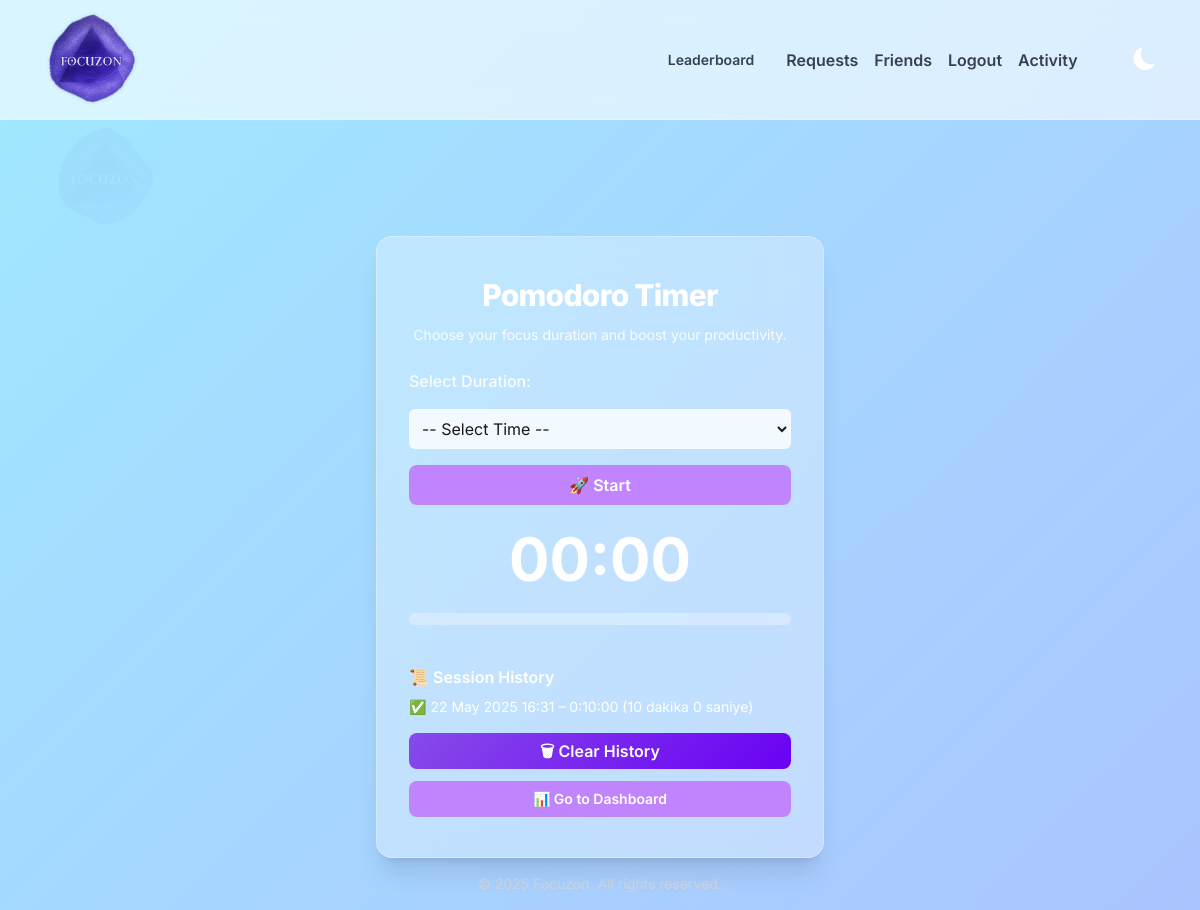
Page /pomodoro/start/ (signed in) on the earlier database version.
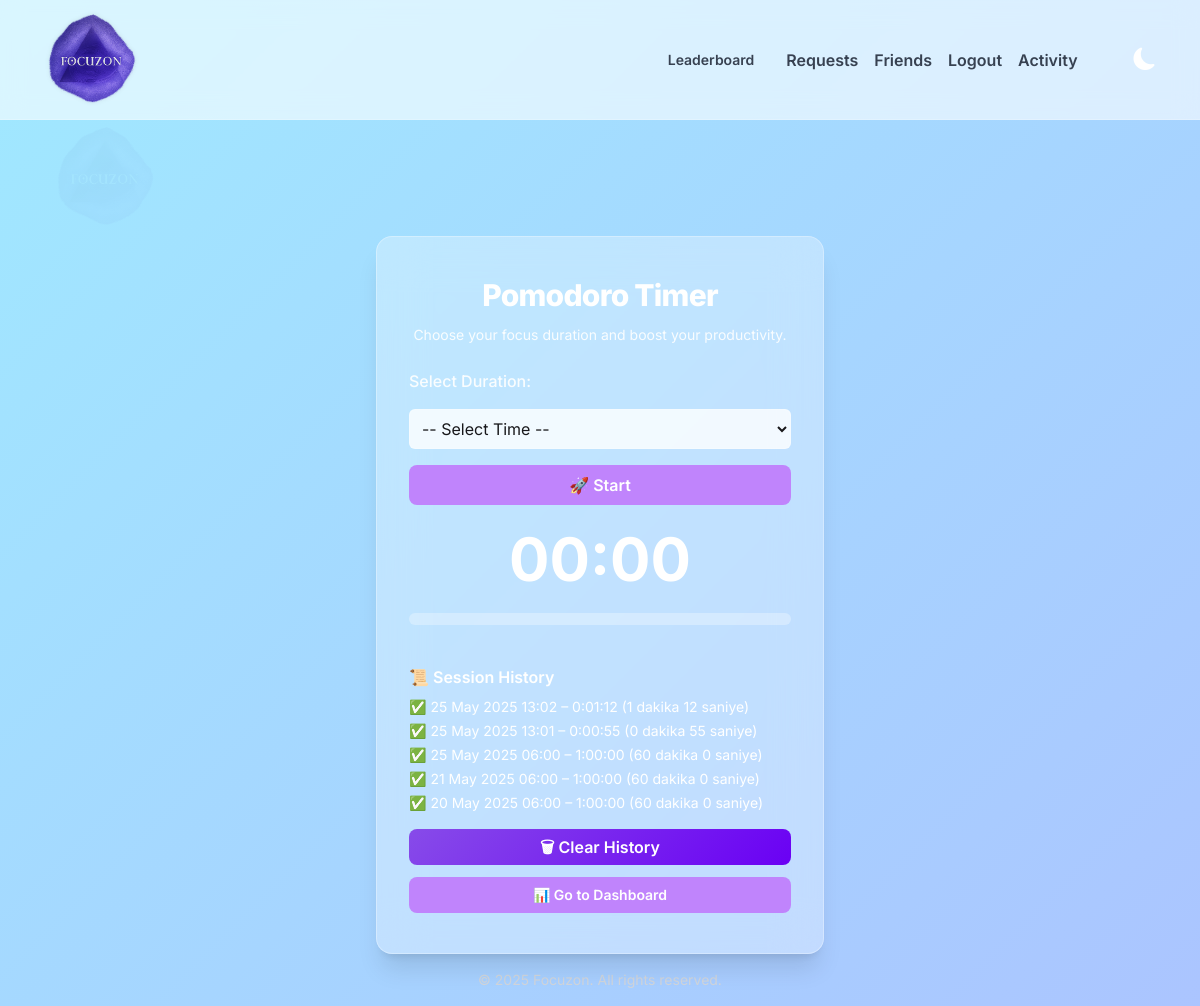
Same page on the later database version.
### pomodoro/models.py (models this page shows, shortened)
class PomodoroSession(models.Model):
    user = models.ForeignKey(settings.AUTH_USER_MODEL, on_delete=models.CASCADE)
    start_time = models.DateTimeField()
    end_time = models.DateTimeField(null=True, blank=True)
    duration = models.DurationField(null=True, blank=True)  # Geçen süre burada saklanıyor
    is_completed = models.BooleanField(default=False)
    def formatted_duration(self):
        if self.duration:
            total_seconds = int(self.duration.total_seconds())
            minutes, seconds = divmod(total_seconds, 60)
            return f"{minutes} dakika {seconds} saniye"
        return "Tamamlanmadı"

### pomodoro/views.py (the view, shortened to what this page needs)
# urls.py: path("start/", views.start_pomodoro, name="start_pomodoro"),
@login_required
def start_pomodoro(request):
    past_sessions = PomodoroSession.objects.filter(user=request.user, is_completed=True).order_by("-start_time")
    active_session = PomodoroSession.objects.filter(user=request.user, is_completed=False).first()
    return render(request, "pomodoro/start_pomodoro.html", {
        "past_sessions": past_sessions,
        "active_session": active_session
    })

### pomodoro/templates/pomodoro/start_pomodoro.html (shortened to what this page needs)
{% extends "base.html" %}
{% load static %}
{% block body_class %}pomodoro-page{% endblock %}
{% block content %}
<div class="mt-24 max-w-md mx-auto bg-white/30 dark:bg-white/10
    border border-white/30
    shadow-xl backdrop-blur-xl rounded-2xl px-8 py-10 text-center">
  <h2 class="text-3xl font-extrabold text-white dark:text-white mb-3 tracking-tight">Pomodoro Timer</h2>
  <p class="text-sm text-white/90 dark:text-zinc-100 mb-6">Choose your focus duration and boost your productivity.</p>
  <form method="POST" id="pomodoro-form" class="text-left space-y-4">
    <label for="id_duration" class="block text-white/90 dark:text-white font-medium">Select Duration:</label>
    <select id="id_duration" name="duration"
      class="w-full rounded-md border border-white/20 dark:border-zinc-600 bg-white/80 dark:bg-zinc-800 text-zinc-900 dark:text-white p-2 focus:outline-none focus:ring-2 focus:ring-purple-400 transition">
      <option value="">-- Select Time --</option>
    </select>
    <button type="button" id="startBtn"
      class="w-full bg-purple-400 hover:bg-purple-500 text-white py-2 px-4 rounded-lg font-semibold transition">🚀 Start</button>
  </form>
  <h2 id="timer" class="text-6xl font-bold text-white dark:text-white mt-6">00:00</h2>
  <div class="mt-6 w-full h-3 bg-white/30 rounded-full overflow-hidden">
  </div>
  <div class="mt-10 text-left text-sm text-white dark:text-white">
    <h3 class="text-base font-semibold mb-2">📜 Session History</h3>
    <ul class="space-y-1">
      {% for session in past_sessions %}
      <li>✅ {{ session.start_time|date:"d M Y H:i" }} – {{ session.duration }} ({{ session.formatted_duration }})</li>
      {% empty %}
      <li>No previous sessions yet.</li>
      {% endfor %}
    </ul>
    <button id="clearSessions"
      class="w-full mt-4 bg-purple-400 hover:bg-purple-500 text-white py-2 px-4 rounded-lg font-semibold transition">🗑 Clear History</button>
    <a href="{% url 'dashboard' %}"
      class="w-full inline-block mt-3 text-center bg-purple-400 hover:bg-purple-500 text-white py-2 px-4 rounded-lg font-semibold transition">📊 Go to Dashboard</a>
  </div>
</div>
{% endblock %}

### accounts/templates/base.html (shortened to what this page needs)
{% load static %}
<!DOCTYPE html>
<html lang="tr" data-theme="light">
  <head>
    <link rel="stylesheet" href="{% static 'css/tailwind-build.css' %}" />
    <link rel="stylesheet" href="{% static 'css/styles.css' %}" />
    <link rel="stylesheet" href="https://cdn.jsdelivr.net/npm/bootstrap-icons@1.11.3/font/bootstrap-icons.css" />
  </head>
  <body class="flex flex-col min-h-screen bg-gradient-to-br from-[#f5f4fa] via-[#e8edff] to-[#dbe6ff] dark:from-gray-900 dark:via-gray-800 dark:to-gray-900 text-gray-800 dark:text-white overflow-x-hidden transition-all duration-300 {% block body_class %}{% endblock %} {{ request.resolver_match.url_name }}-page" data-theme="light">
    <nav class="fixed top-0 w-full h-[120px] backdrop-blur-md bg-white/60 dark:bg-gray-800/50 border-b border-white/20 dark:border-gray-600/40 z-50 px-6 flex items-center justify-between">
      <a href="{% url 'home' %}" class="flex items-center">
        <img src="{% static 'images/focuzon_logo_.png' %}" alt="Focuzon" class="h-[130px] focuzon-navbar-logo" />
      </a>
      <div class="flex items-center gap-4 text-sm md:text-base font-semibold text-gray-700 dark:text-gray-100">
        {% if user.is_authenticated %}
    <a href="{% url 'leaderboard' %}"
       class="px-4 py-2 text-sm font-semibold hover:text-purple-600">
       Leaderboard
    </a>
          <a href="{% url 'pending_requests' %}" class="hover:text-purple-600">Requests</a>
          <a href="{% url 'friend_list' %}" class="hover:text-purple-600">Friends</a>
          <a href="{% url 'logout' %}" class="hover:text-red-500">Logout</a>
          <a href="/pomodoro/friends/activity/" class="hover:text-purple-600">Activity</a>
        {% else %}
          <a href="{% url 'login' %}" class="hover:text-blue-500">Login</a>
          <a href="{% url 'register' %}" class="hover:text-green-500">Register</a>
        {% endif %}
        <button id="theme-toggle" onclick="toggleTheme()" class="text-2xl" aria-label="Toggle Theme">
          <i id="theme-icon" class="bi bi-moon-fill"></i>
        </button>
      </div>
    </nav>
    <main class="flex-1 pt-[140px] z-10 relative px-4 max-w-4xl mx-auto w-full">
      {% block content %}{% endblock %}
    </main>
    <footer class="text-center text-sm text-gray-300 dark:text-gray-100 py-4">
      © 2025 Focuzon. All rights reserved.
    </footer>
  </body>
</html>

### static/css/styles.css (style rules this page uses)
:root { --bg-color: #fff9f9; --text-color: #1f1f1f; --card-bg: #fefefe; --accent-color: #f6c6e8; --gradient-bg: linear-gradient(135deg, #fbeaff, #b4f8c8, #f8f6a1, #bde0fe); }
body { font-family: 'Sora', sans-serif; margin: 0; padding: 0; min-height: 100vh; background: linear-gradient(135deg, #d9c2f3, #b4b5f9, #b0e0f3); background-attachment: fixed; background-size: 400% 400%; animation: gradientShift 15s ease infinite; color: #333; background-color: var(--bg-color); color: var(--text-color); transition: background-color 0.3s ease, color 0.3s ease; overflow: hidden; overflow-y: auto; }
.focuzon-navbar-logo { height: 135px; width: auto; object-fit: contain; filter: drop-shadow(0 0 2px rgba(0, 0, 0, 0.1)); transition: transform 0.2s ease-in-out; margin-top: -5px; }
#theme-toggle { margin-left: 20px; background: none; border: none; font-size: 1.4rem; color: white; cursor: pointer; }
body.pomodoro-page::before { content: ""; position: absolute; top: 100px; left: 30px; width: 150px; height: 150px; background-image: url('/static/images/focuzon_logo_.png'); background-size: contain; background-repeat: no-repeat; opacity: 0.04; z-index: 0; }
button, .btn { background: linear-gradient(135deg, #874be9, #6a00f4); color: white; border: none; padding: 12px 20px; cursor: pointer; border-radius: 8px; font-size: 1rem; transition: all 0.3s ease; text-decoration: none; display: inline-block; font-weight: bold; }
body { background-size: 400% 400%; animation: gradientShift 15s ease infinite; }
body[data-theme="light"] { background-image: linear-gradient(-45deg, #ffc0cb, #b6a0ff, #a0e9ff); }
html { overflow-y: scroll; }

### accounts/templates/base.html (style rules this page uses)
body { font-family: 'Inter', sans-serif; }

Differences in the rows shown:
removed PomodoroSession: start_time "22 May 2025 16:31", duration "0:10:00", formatted_duration "10 dakika 0 saniye"
added PomodoroSession: start_time "25 May 2025 13:02", duration "0:01:12", formatted_duration "1 dakika 12 saniye"
added PomodoroSession: start_time "25 May 2025 13:01", duration "0:00:55", formatted_duration "0 dakika 55 saniye"
added PomodoroSession: start_time "25 May 2025 06:00", duration "1:00:00", formatted_duration "60 dakika 0 saniye"
added PomodoroSession: start_time "21 May 2025 06:00", duration "1:00:00", formatted_duration "60 dakika 0 saniye"
added PomodoroSession: start_time "20 May 2025 06:00", duration "1:00:00", formatted_duration "60 dakika 0 saniye"
